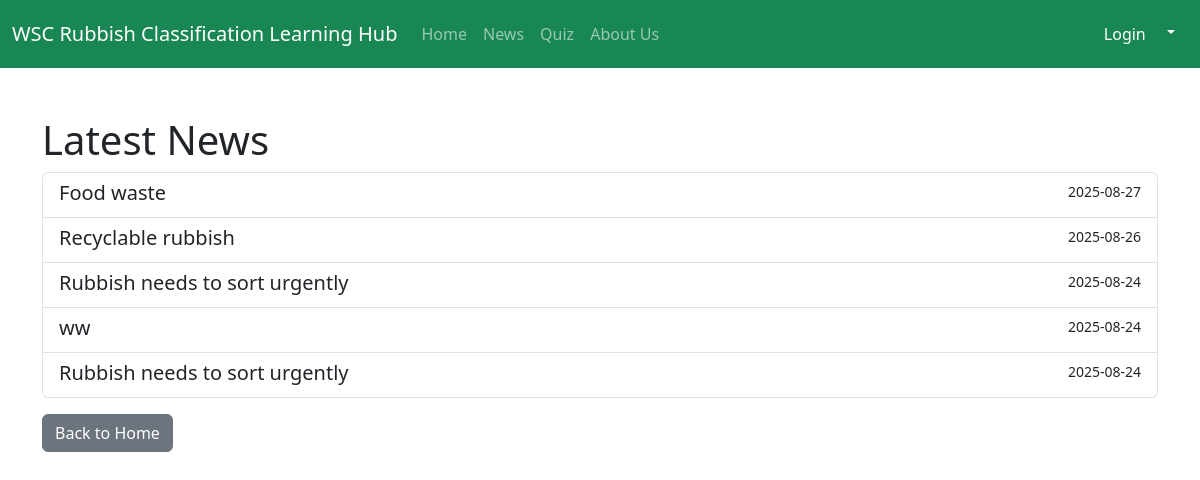
Page /news on the committed database.
### app.py (models this page shows)
class News(db.Model):
    id = db.Column(db.Integer, primary_key = True)
    title = db.Column(db.String(255))
    content = db.Column(db.Text)
    date = db.Column(db.DateTime, nullable=False, default=datetime.utcnow)

### app.py (the view)
@app.route("/news")
def news_list():
    articles = News.query.order_by(News.date.desc()).all()
    return render_template('news_list.html', articles=articles)

### templates/news_list.html (shortened to what this page needs)
<!DOCTYPE html>
<html lang="en">
<head>
    <link href="https://cdn.jsdelivr.net/npm/bootstrap@5.3.0/dist/css/bootstrap.min.css" rel="stylesheet">
</head>
<body>
    <nav class="navbar navbar-expand-lg bg-success mb-3" data-bs-theme="dark">
    <div class="container-fluid">
      <a class="navbar-brand" href="#">WSC Rubbish Classification Learning Hub</a>
        <ul class="navbar-nav me-auto mb-2 mb-lg-0">
          <li class="nav-item">
            <a class="nav-link" href="/">Home</a>
          </li>
          <li class="nav-item">
            <a class="nav-link" href="/news">News</a>
          </li>
          <li class="nav-item">
            <a class="nav-link" href="/quiz">Quiz</a>
          </li>
          <li class="nav-item">
            <a class="nav-link" href="#">About Us</a>
          </li>
        </ul>
        <div class="dropdown">
  <button class="btn btn-success dropdown-toggle" type="button" data-bs-toggle="dropdown" aria-expanded="false">
    <a class="btn btn-success">Login</a></li>
  </button>
</div>
    </div>
  </nav>
    <div class="container mt-5">
        <h1>Latest News</h1>
        <div class="list-group">
            {% for article in articles %}
                <a href="{{ url_for('news_detail', news_id=article.id) }}" class="list-group-item list-group-item-action">
                    <div class="d-flex w-100 justify-content-between">
                        <h5 class="mb-1">{{ article.title }}</h5>
                        <small>{{ article.date.strftime('%Y-%m-%d') }}</small>
                    </div>
                </a>
            {% else %}
                <p>No news articles found.</p>
            {% endfor %}
        </div>
        <a href="{{ url_for('homepage') }}" class="btn btn-secondary mt-3">Back to Home</a>
    </div>
</body>
</html>

### rows in the picture
News: title "Food waste", date "2025-08-27"
News: title "Recyclable rubbish", date "2025-08-26"
News: title "Rubbish needs to sort urgently", date "2025-08-24"
News: title "ww", date "2025-08-24"
News: title "Rubbish needs to sort urgently", date "2025-08-24"
